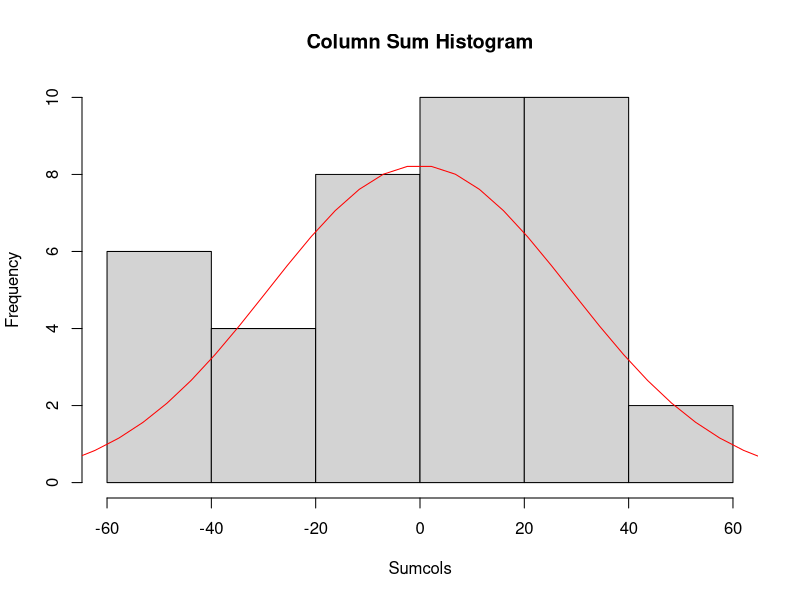

This chart was generated by the following R code:
# Assignment 1, Problem 6
# Create Gaussian curve plot

# Create a 100 row and 40 column matrix
m <- matrix(runif(100,min=-1, max=1), nrow=100, ncol=40, byrow = TRUE)

# Sum the 40 columns in new column
Sumcols <- colSums (m, na.rm = FALSE, dims = 1)

# Bind the matrix with the sum column
m2 <- rbind(m, Sumcols)

# Create a histogram with the sum column
hist <- hist(Sumcols,main=("Column Sum Histogram"),breaks=5)

# Get Sumcol parameters
sumcol.mean = mean(Sumcols)
sumcol.sd = sd(Sumcols)

# Create a cumulative normal distribution
sumcol.x <- seq(
  qnorm(0.001, sumcol.mean, sumcol.sd), 
  qnorm(0.999, sumcol.mean, sumcol.sd), 
  length.out = 40
)

# Add the normal distribution curve
lines(
  sumcol.x , 
  40 * dnorm(sumcol.x, sumcol.mean, sumcol.sd) * 15, 
  col = "red"
)
